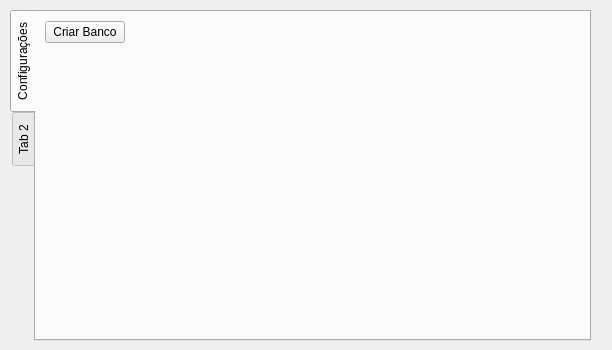
<?xml version="1.0" encoding="UTF-8"?>
<ui version="4.0">
 <class>Widget</class>
 <widget class="QWidget" name="Widget">
  <property name="geometry">
   <rect>
    <x>0</x>
    <y>0</y>
    <width>612</width>
    <height>350</height>
   </rect>
  </property>
  <property name="windowTitle">
   <string>Widget</string>
  </property>
  <widget class="QTabWidget" name="tabWidget">
   <property name="geometry">
    <rect>
     <x>10</x>
     <y>10</y>
     <width>581</width>
     <height>331</height>
    </rect>
   </property>
   <property name="tabPosition">
    <enum>QTabWidget::TabPosition::West</enum>
   </property>
   <widget class="QWidget" name="tab">
    <attribute name="title">
     <string>Configurações</string>
    </attribute>
    <layout class="QFormLayout" name="formLayout">
     <item row="0" column="0">
      <widget class="QPushButton" name="criar_banco_sqlite">
       <property name="text">
        <string>Criar Banco</string>
       </property>
      </widget>
     </item>
    </layout>
   </widget>
   <widget class="QWidget" name="tab_2">
    <attribute name="title">
     <string>Tab 2</string>
    </attribute>
   </widget>
  </widget>
 </widget>
 <resources/>
 <connections/>
</ui>
